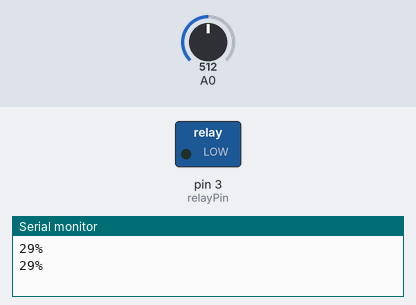
The sketch below on a simulated Arduino Uno, built with avr-gcc and run on an emulated ATmega328P. On the bench: switched loads named in the sketch (green lamp = pin HIGH), the last lines printed to the serial monitor. The inputs (shaded band) are chosen by the test bench; at power-on: A0 = 512.

Above: at 1.8 s.
1.9 s: A0 set to 469
At 3.2 s:
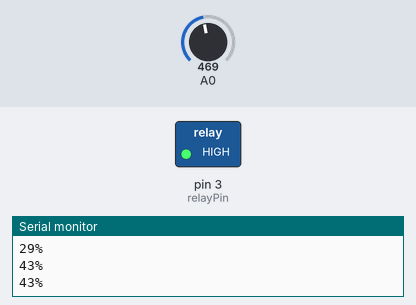
3.5 s: A0 set to 511
At 5.0 s:
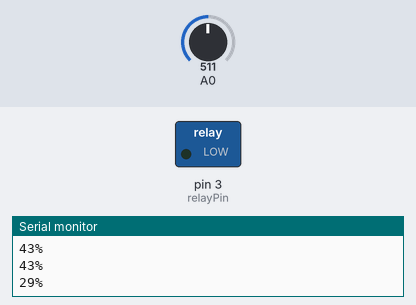
5.5 s: A0 set to 306
At 6.5 s:
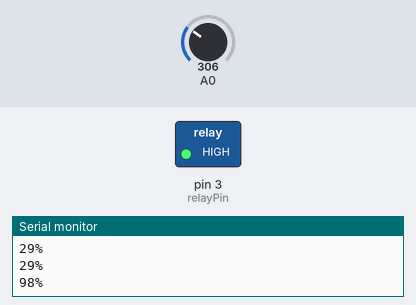
Timing chart, 0 to 8.5 s (numbered marks = the images above; inputs shaded):
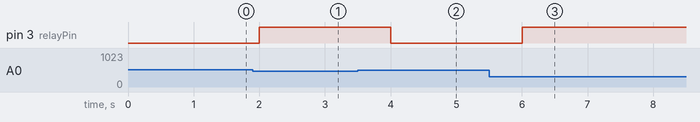

The sketch:

sketch_jan15d.ino
```cpp
const int dry = 595; // value for dry sensor
const int wet = 300; // value for wet sensor

int threshold = 40;
int relayPin = 3;

void setup() {
  // put your setup code here, to run once:
  Serial.begin(9600);

  pinMode(relayPin, OUTPUT);
}

void loop() {
  // put your main code here, to run repeatedly:
  int sensorVal = analogRead(A0);

  int percentageHumidity = map(sensorVal, wet, dry, 100, 0);

  Serial.print(percentageHumidity);
  Serial.println("%");

  if(percentageHumidity < threshold){
    // turns relay on
    digitalWrite(relayPin, LOW);

  } else {
    // turns relay off
    digitalWrite(relayPin, HIGH);
  }


  delay(1000);
}
```

Measured:
- the behaviour switches between 480 and 479 on A0 (found by bisection; images 0 and 1)
- after the input at 1.9 s, pin 3 (relayPin): LOW → HIGH after 0.10 s
- after the input at 3.5 s, pin 3 (relayPin): HIGH → LOW after 0.50 s
- after the input at 5.5 s, pin 3 (relayPin): LOW → HIGH after 0.50 s
